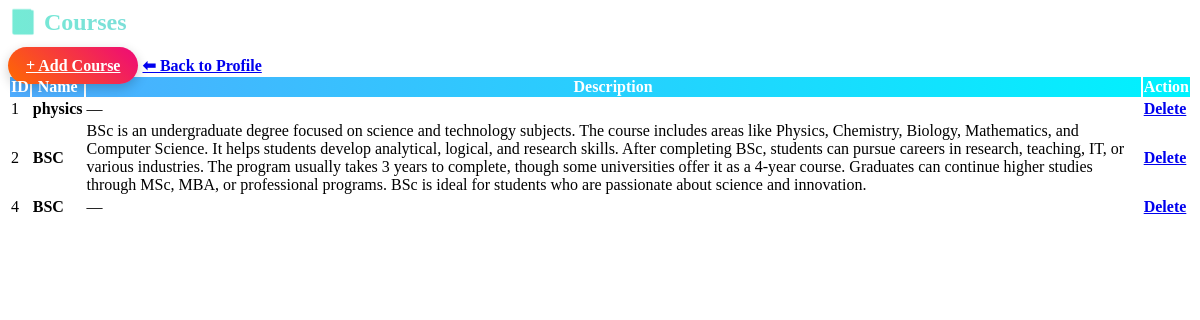
The page /accounts/courses/ (signed in) on the database as committed earlier.
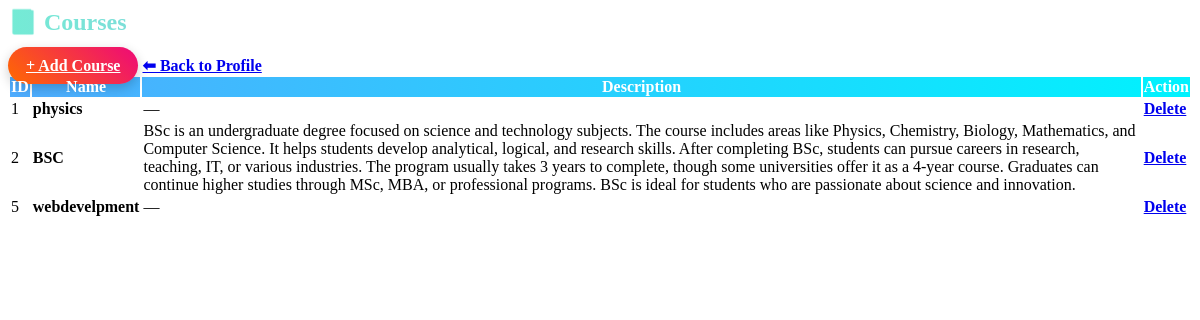
The same page on the database as committed later.
### accounts/models.py (models this page shows, shortened)
class Course(models.Model):
    name = models.CharField(max_length=100)
    description = models.TextField(blank=True, null=True)

### accounts/views.py (the view)
# urls.py: path("courses/", views.course_list, name="course_list"),
@login_required
def course_list(request):
    courses = Course.objects.all()
    return render(request, "course_list.html", {"courses": courses})

### templates/course_list.html (shortened to what this page needs)
<div class="container mt-5">
  <h2 class="text-center mb-4 title">📘 Courses</h2>
  <div class="d-flex justify-content-between mb-3">
    <a href="{% url 'course_add' %}" class="btn btn-gradient">+ Add Course</a>
    <a href="{% url 'profile' %}" class="btn btn-secondary btn-anim">⬅ Back to Profile</a>
  </div>
  <div class="card shadow-lg border-0 rounded overflow-hidden">
    <div class="card-body p-0">
      <table class="table table-hover mb-0 course-table text-center">
        <thead>
          <tr>
            <th>ID</th>
            <th>Name</th>
            <th>Description</th>
            <th>Action</th>
          </tr>
        </thead>
        <tbody>
          {% for course in courses %}
          <tr style="--delay: {{ forloop.counter0 }};">
            <td>{{ course.id }}</td>
            <td><strong>{{ course.name }}</strong></td>
            <td>{{ course.description|default:"—" }}</td>
            <td>
              <a href="{% url 'course_delete' course.id %}"
                 class="btn btn-danger btn-anim"
                 onclick="return confirm('Delete this course?');">Delete</a>
            </td>
          </tr>
          {% empty %}
          <tr>
            <td colspan="4" class="text-muted py-3">No courses available.</td>
          </tr>
          {% endfor %}
        </tbody>
      </table>
    </div>
  </div>
</div>

### templates/course_list.html (style rules this page uses)
.title { font-weight: bold; background: linear-gradient(90deg, #74ebd5, #9face6, #ff9a9e); -webkit-background-clip: text; -webkit-text-fill-color: transparent; background-clip: text; color: transparent; }
thead { background: linear-gradient(90deg, #4facfe, #00f2fe); color: #fff; }
.course-table tbody tr { opacity: 0; animation: rowFade 0.6s ease forwards; animation-delay: calc(var(--delay) * 0.15s); }
.btn-gradient { background: linear-gradient(45deg, #ff6a00, #ee0979); color: #fff !important; border: none; padding: 10px 18px; border-radius: 30px; font-weight: bold; box-shadow: 0 4px 12px rgba(0,0,0,0.2); transition: all 0.3s ease-in-out; }
.btn-anim { border-radius: 30px; font-weight: bold; transition: all 0.3s ease-in-out; }

Rows that differ between the two databases and show on the page:
removed Course: id "4", name "BSC", description "—"
added Course: id "5", name "webdevelpment", description "—"
